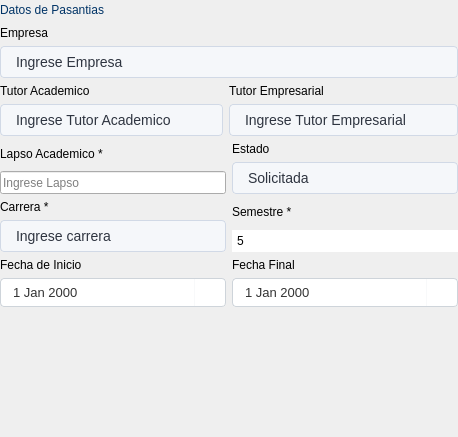
           <widget class="QWidget" name="page_1">
            <property name="styleSheet">
             <string notr="true">#page_1{
background-color: transparent;
}
</string>
            </property>
            <layout class="QVBoxLayout" name="verticalLayout_9" stretch="1,1,1,1,1,1,8">
             <property name="leftMargin">
              <number>0</number>
             </property>
             <property name="topMargin">
              <number>0</number>
             </property>
             <property name="rightMargin">
              <number>0</number>
             </property>
             <property name="bottomMargin">
              <number>0</number>
             </property>
             <item>
              <layout class="QHBoxLayout" name="horizontalLayout_8">
               <item>
                <widget class="QLabel" name="email_label_2">
                 <property name="styleSheet">
                  <string notr="true">QLabel{
	color: rgb(0, 51, 102);
	background-color: transparent;
	font: 18pt &quot;Segoe UI&quot;;
}</string>
                 </property>
                 <property name="text">
                  <string>Datos de Pasantias</string>
                 </property>
                </widget>
               </item>
               <item>
                <spacer name="horizontalSpacer_3">
                 <property name="orientation">
                  <enum>Qt::Orientation::Horizontal</enum>
                 </property>
                 <property name="sizeHint" stdset="0">
                  <size>
                   <width>40</width>
                   <height>20</height>
                  </size>
                 </property>
                </spacer>
               </item>
              </layout>
             </item>
             <item>
              <layout class="QHBoxLayout" name="horizontalLayout_2" stretch="1">
               <property name="spacing">
                <number>6</number>
               </property>
               <item>
                <layout class="QVBoxLayout" name="verticalLayout_15">
                 <item>
                  <widget class="QLabel" name="carrera_label_3">
                   <property name="text">
                    <string>Empresa</string>
                   </property>
                  </widget>
                 </item>
                 <item>
                  <widget class="QComboBox" name="empresa_input">
                   <property name="styleSheet">
                    <string notr="true">/* Estilo principal del ComboBox */
QComboBox {
    background-color: rgb(245, 247, 250);
    border: 1px solid #d1d9e6; /* Un borde suave que combina con el fondo */
    border-radius: 4px;
    padding: 0px 15px;
    font-size: 14px;
    color: #2e3440; /* Gris muy oscuro para buen contraste */
    min-height: 30px;
}

/* Estado cuando pasas el ratón por encima */
QComboBox:hover {
    border: 1px solid #aeb9cc;
    background-color: #ffffff; /* Se aclara un poco al interactuar */
}

/* Estado cuando el combo está abierto */
QComboBox:on { 
    border-bottom-left-radius: 0px;
    border-bottom-right-radius: 0px;
    border: 2px solid #5e81ac; /* Color de énfasis (azul) al estar activo */
}

/* Estilo del botón de la flecha */
QComboBox::drop-down {
    subcontrol-origin: padding;
    subcontrol-position: top right;
    width: 30px;
    border-left-width: 0px; /* Quitamos la línea divisoria para un look más limpio */
}

/* Estilo de la flecha (puedes usar un caracter o una imagen) */
QComboBox::down-arrow {
    image: url(resources/images/down-arrow-svgrepo-com.svg); /* Si tienes un icono */
    width: 12px;
    height: 12px;
}

/* Estilo de la lista desplegable (el menú) */
QAbstractItemView {
    background-color: #ffffff;
    border: 1px solid ;
    selection-background-color: #5e81ac; /* Color de fondo al seleccionar un item */
    selection-color: white;
    outline: none;
    border-radius: 0px;
	color:#000;
}</string>
                   </property>
                   <property name="placeholderText">
                    <string>Ingrese Empresa</string>
                   </property>
                  </widget>
                 </item>
                </layout>
               </item>
              </layout>
             </item>
             <item>
              <layout class="QHBoxLayout" name="horizontalLayout_3" stretch="1,1">
               <property name="spacing">
                <number>6</number>
               </property>
               <item>
                <layout class="QVBoxLayout" name="verticalLayout_16">
                 <item>
                  <widget class="QLabel" name="carrera_label_5">
                   <property name="text">
                    <string>Tutor Academico</string>
                   </property>
                  </widget>
                 </item>
                 <item>
                  <widget class="QComboBox" name="tutorA_input">
                   <property name="styleSheet">
                    <string notr="true">/* Estilo principal del ComboBox */
QComboBox {
    background-color: rgb(245, 247, 250);
    border: 1px solid #d1d9e6; /* Un borde suave que combina con el fondo */
    border-radius: 4px;
    padding: 0px 15px;
    font-size: 14px;
    color: #2e3440; /* Gris muy oscuro para buen contraste */
    min-height: 30px;
}

/* Estado cuando pasas el ratón por encima */
QComboBox:hover {
    border: 1px solid #aeb9cc;
    background-color: #ffffff; /* Se aclara un poco al interactuar */
}

/* Estado cuando el combo está abierto */
QComboBox:on { 
    border-bottom-left-radius: 0px;
    border-bottom-right-radius: 0px;
    border: 2px solid #5e81ac; /* Color de énfasis (azul) al estar activo */
}

/* Estilo del botón de la flecha */
QComboBox::drop-down {
    subcontrol-origin: padding;
    subcontrol-position: top right;
    width: 30px;
    border-left-width: 0px; /* Quitamos la línea divisoria para un look más limpio */
}

/* Estilo de la flecha (puedes usar un caracter o una imagen) */
QComboBox::down-arrow {
    image: url(resources/images/down-arrow-svgrepo-com.svg); /* Si tienes un icono */
    width: 12px;
    height: 12px;
}

/* Estilo de la lista desplegable (el menú) */
QAbstractItemView {
    background-color: #ffffff;
    border: 1px solid ;
    selection-background-color: #5e81ac; /* Color de fondo al seleccionar un item */
    selection-color: white;
    outline: none;
    border-radius: 0px;
	color:#000;
}</string>
                   </property>
                   <property name="placeholderText">
                    <string>Ingrese Tutor Academico</string>
                   </property>
                  </widget>
                 </item>
                </layout>
               </item>
               <item>
                <layout class="QVBoxLayout" name="verticalLayout_17">
                 <item>
                  <widget class="QLabel" name="carrera_label_6">
                   <property name="text">
                    <string>Tutor Empresarial</string>
                   </property>
                  </widget>
                 </item>
                 <item>
                  <widget class="QComboBox" name="tutorE_input">
                   <property name="styleSheet">
                    <string notr="true">/* Estilo principal del ComboBox */
QComboBox {
    background-color: rgb(245, 247, 250);
    border: 1px solid #d1d9e6; /* Un borde suave que combina con el fondo */
    border-radius: 4px;
    padding: 0px 15px;
    font-size: 14px;
    color: #2e3440; /* Gris muy oscuro para buen contraste */
    min-height: 30px;
}

/* Estado cuando pasas el ratón por encima */
QComboBox:hover {
    border: 1px solid #aeb9cc;
    background-color: #ffffff; /* Se aclara un poco al interactuar */
}

/* Estado cuando el combo está abierto */
QComboBox:on { 
    border-bottom-left-radius: 0px;
    border-bottom-right-radius: 0px;
    border: 2px solid #5e81ac; /* Color de énfasis (azul) al estar activo */
}

/* Estilo del botón de la flecha */
QComboBox::drop-down {
    subcontrol-origin: padding;
    subcontrol-position: top right;
    width: 30px;
    border-left-width: 0px; /* Quitamos la línea divisoria para un look más limpio */
}

/* Estilo de la flecha (puedes usar un caracter o una imagen) */
QComboBox::down-arrow {
    image: url(resources/images/down-arrow-svgrepo-com.svg); /* Si tienes un icono */
    width: 12px;
    height: 12px;
}

/* Estilo de la lista desplegable (el menú) */
QAbstractItemView {
    background-color: #ffffff;
    border: 1px solid ;
    selection-background-color: #5e81ac; /* Color de fondo al seleccionar un item */
    selection-color: white;
    outline: none;
    border-radius: 0px;
	color:#000;
}</string>
                   </property>
                   <property name="placeholderText">
                    <string>Ingrese Tutor Empresarial</string>
                   </property>
                  </widget>
                 </item>
                </layout>
               </item>
              </layout>
             </item>
             <item>
              <layout class="QHBoxLayout" name="horizontalLayout" stretch="1,1">
               <property name="spacing">
                <number>6</number>
               </property>
               <item>
                <layout class="QVBoxLayout" name="verticalLayout" stretch="1,1">
                 <item>
                  <widget class="QLabel" name="primernombre_label">
                   <property name="text">
                    <string>Lapso Academico *</string>
                   </property>
                  </widget>
                 </item>
                 <item>
                  <widget class="QLineEdit" name="lapso_input">
                   <property name="enabled">
                    <bool>true</bool>
                   </property>
                   <property name="sizePolicy">
                    <sizepolicy hsizetype="Expanding" vsizetype="Expanding">
                     <horstretch>0</horstretch>
                     <verstretch>0</verstretch>
                    </sizepolicy>
                   </property>
                   <property name="styleSheet">
                    <string notr="true"/>
                   </property>
                   <property name="echoMode">
                    <enum>QLineEdit::EchoMode::Normal</enum>
                   </property>
                   <property name="readOnly">
                    <bool>false</bool>
                   </property>
                   <property name="placeholderText">
                    <string>Ingrese Lapso</string>
                   </property>
                  </widget>
                 </item>
                </layout>
               </item>
               <item>
                <layout class="QVBoxLayout" name="verticalLayout_18" stretch="1,1">
                 <item>
                  <widget class="QLabel" name="carrera_label_7">
                   <property name="text">
                    <string>Estado</string>
                   </property>
                  </widget>
                 </item>
                 <item>
                  <widget class="QComboBox" name="estado_input">
                   <property name="styleSheet">
                    <string notr="true">/* Estilo principal del ComboBox */
QComboBox {
    background-color: rgb(245, 247, 250);
    border: 1px solid #d1d9e6; /* Un borde suave que combina con el fondo */
    border-radius: 4px;
    padding: 0px 15px;
    font-size: 14px;
    color: #2e3440; /* Gris muy oscuro para buen contraste */
    min-height: 30px;
}

/* Estado cuando pasas el ratón por encima */
QComboBox:hover {
    border: 1px solid #aeb9cc;
    background-color: #ffffff; /* Se aclara un poco al interactuar */
}

/* Estado cuando el combo está abierto */
QComboBox:on { 
    border-bottom-left-radius: 0px;
    border-bottom-right-radius: 0px;
    border: 2px solid #5e81ac; /* Color de énfasis (azul) al estar activo */
}

/* Estilo del botón de la flecha */
QComboBox::drop-down {
    subcontrol-origin: padding;
    subcontrol-position: top right;
    width: 30px;
    border-left-width: 0px; /* Quitamos la línea divisoria para un look más limpio */
}

/* Estilo de la flecha (puedes usar un caracter o una imagen) */
QComboBox::down-arrow {
    image: url(resources/images/down-arrow-svgrepo-com.svg); /* Si tienes un icono */
    width: 12px;
    height: 12px;
}

/* Estilo de la lista desplegable (el menú) */
QAbstractItemView {
    background-color: #ffffff;
    border: 1px solid ;
    selection-background-color: #5e81ac; /* Color de fondo al seleccionar un item */
    selection-color: white;
    outline: none;
    border-radius: 0px;
	color:#000;
}</string>
                   </property>
                   <property name="placeholderText">
                    <string/>
                   </property>
                   <item>
                    <property name="text">
                     <string>Solicitada</string>
                    </property>
                   </item>
                   <item>
                    <property name="text">
                     <string>Aprobada</string>
                    </property>
                   </item>
                   <item>
                    <property name="text">
                     <string>En Curso</string>
                    </property>
                   </item>
                   <item>
                    <property name="text">
                     <string>Finalizada</string>
                    </property>
                   </item>
                   <item>
                    <property name="text">
                     <string>Cancelada</string>
                    </property>
                   </item>
                  </widget>
                 </item>
                </layout>
               </item>
              </layout>
             </item>
             <item>
              <layout class="QHBoxLayout" name="horizontalLayout_5" stretch="1,1">
               <property name="spacing">
                <number>6</number>
               </property>
               <item>
                <layout class="QVBoxLayout" name="verticalLayout_10">
                 <item>
                  <widget class="QLabel" name="carrera_label">
                   <property name="text">
                    <string>Carrera *</string>
                   </property>
                  </widget>
                 </item>
                 <item>
                  <widget class="QComboBox" name="carrera_input">
                   <property name="styleSheet">
                    <string notr="true">/* Estilo principal del ComboBox */
QComboBox {
    background-color: rgb(245, 247, 250);
    border: 1px solid #d1d9e6; /* Un borde suave que combina con el fondo */
    border-radius: 4px;
    padding: 0px 15px;
    font-size: 14px;
    color: #2e3440; /* Gris muy oscuro para buen contraste */
    min-height: 30px;
}

/* Estado cuando pasas el ratón por encima */
QComboBox:hover {
    border: 1px solid #aeb9cc;
    background-color: #ffffff; /* Se aclara un poco al interactuar */
}

/* Estado cuando el combo está abierto */
QComboBox:on { 
    border-bottom-left-radius: 0px;
    border-bottom-right-radius: 0px;
    border: 2px solid #5e81ac; /* Color de énfasis (azul) al estar activo */
}

/* Estilo del botón de la flecha */
QComboBox::drop-down {
    subcontrol-origin: padding;
    subcontrol-position: top right;
    width: 30px;
    border-left-width: 0px; /* Quitamos la línea divisoria para un look más limpio */
}

/* Estilo de la flecha (puedes usar un caracter o una imagen) */
QComboBox::down-arrow {
    image: url(resources/images/down-arrow-svgrepo-com.svg); /* Si tienes un icono */
    width: 12px;
    height: 12px;
}

/* Estilo de la lista desplegable (el menú) */
QAbstractItemView {
    background-color: #ffffff;
    border: 1px solid ;
    selection-background-color: #5e81ac; /* Color de fondo al seleccionar un item */
    selection-color: white;
    outline: none;
    border-radius: 0px;
	color:#000;
}</string>
                   </property>
                   <property name="placeholderText">
                    <string>Ingrese carrera</string>
                   </property>
                   <item>
                    <property name="text">
                     <string>Ingeniería Informática</string>
                    </property>
                   </item>
                   <item>
                    <property name="text">
                     <string>Arquitectura</string>
                    </property>
                   </item>
                   <item>
                    <property name="text">
                     <string>TSU Civil</string>
                    </property>
                   </item>
                  </widget>
                 </item>
                </layout>
               </item>
               <item>
                <layout class="QVBoxLayout" name="verticalLayout_11">
                 <item>
                  <widget class="QLabel" name="semestre_label">
                   <property name="text">
                    <string>Semestre *</string>
                   </property>
                  </widget>
                 </item>
                 <item>
                  <widget class="QSpinBox" name="semestre_input">
                   <property name="styleSheet">
                    <string notr="true">
/* Estilo de los botones laterales */
QSpinBox::up-button, QSpinBox::down-button {
    subcontrol-origin: border;
    width: 25px;
    border: none;
    background-color: transparent;
}

QSpinBox::up-button {
    subcontrol-position: top right;
    border-top-right-radius: 3px;
}

QSpinBox::down-button {
    subcontrol-position: bottom right;
    border-bottom-right-radius: 3px;
}

/* Manejo de los iconos (Flechas) */
QSpinBox::up-arrow {
    image: url(resources/images/arrow-up-svgrepo-com.svg); /* Tu icono aquí */
    width: 15px;
    height: 15px;
}

QSpinBox::down-arrow {
    image: url(resources/images/arrow-down-svgrepo-com.svg); /* Tu icono aquí */
    width: 15px;
    height: 15px;
}

/* Efecto Hover para feedback visual */
QSpinBox::up-button:hover, QSpinBox::down-button:hover {
    background-color: rgb(225, 225, 225);
}

QSpinBox::up-button:pressed, QSpinBox::down-button:pressed {
    background-color: rgb(225, 225, 225);
}</string>
                   </property>
                   <property name="minimum">
                    <number>5</number>
                   </property>
                   <property name="maximum">
                    <number>10</number>
                   </property>
                  </widget>
                 </item>
                </layout>
               </item>
              </layout>
             </item>
             <item>
              <layout class="QHBoxLayout" name="horizontalLayout_4" stretch="1,1">
               <property name="spacing">
                <number>6</number>
               </property>
               <item>
                <layout class="QVBoxLayout" name="verticalLayout_19" stretch="3,4">
                 <item>
                  <widget class="QLabel" name="cedula_label_3">
                   <property name="text">
                    <string>Fecha de Inicio</string>
                   </property>
                  </widget>
                 </item>
                 <item>
                  <widget class="QDateEdit" name="inicio_input">
                   <property name="styleSheet">
                    <string notr="true">
            QDateEdit {
                border: 1px solid #ced4da;
                border-radius: 4px;
                padding:5px 10px;
                color: #333333;
                font-size: 13px;
                background-color: white;
            }
QDateEdit::down-arrow {
   image: url(resources/images/down-arrow-svgrepo-com.svg); /* Ruta a tu imagen */
    width: 12px;  /* Ajusta el tamaño del icono */
    height: 12px;
}

            QDateEdit::drop-down {
                subcontrol-origin: padding;
                subcontrol-position: top right;
                width: 30px;
                border-left: 1px solid #f8f9fa;
            }
            /* Estilo para el calendario desplegable */
            QCalendarWidget QWidget {
                background-color: #003366;
                color: white;
            }
            QCalendarWidget QAbstractItemView:enabled {
                background-color: white;
                color: #003366;
                selection-background-color: #003366;
                selection-color: white;
            }
</string>
                   </property>
                   <property name="readOnly">
                    <bool>false</bool>
                   </property>
                   <property name="minimumDate">
                    <date>
                     <year>1940</year>
                     <month>1</month>
                     <day>1</day>
                    </date>
                   </property>
                   <property name="calendarPopup">
                    <bool>true</bool>
                   </property>
                  </widget>
                 </item>
                </layout>
               </item>
               <item>
                <layout class="QVBoxLayout" name="verticalLayout_12" stretch="3,4">
                 <item>
                  <widget class="QLabel" name="cedula_label_2">
                   <property name="text">
                    <string>Fecha Final</string>
                   </property>
                  </widget>
                 </item>
                 <item>
                  <widget class="QDateEdit" name="final_input">
                   <property name="styleSheet">
                    <string notr="true">
            QDateEdit {
                border: 1px solid #ced4da;
                border-radius: 4px;
                padding:5px 10px;
                color: #333333;
                font-size: 13px;
                background-color: white;
            }
QDateEdit::down-arrow {
   image: url(resources/images/down-arrow-svgrepo-com.svg); /* Ruta a tu imagen */
    width: 12px;  /* Ajusta el tamaño del icono */
    height: 12px;
}

            QDateEdit::drop-down {
                subcontrol-origin: padding;
                subcontrol-position: top right;
                width: 30px;
                border-left: 1px solid #f8f9fa;
            }
            /* Estilo para el calendario desplegable */
            QCalendarWidget QWidget {
                background-color: #003366;
                color: white;
            }
            QCalendarWidget QAbstractItemView:enabled {
                background-color: white;
                color: #003366;
                selection-background-color: #003366;
                selection-color: white;
            }
</string>
                   </property>
                   <property name="readOnly">
                    <bool>false</bool>
                   </property>
                   <property name="minimumDate">
                    <date>
                     <year>1940</year>
                     <month>1</month>
                     <day>1</day>
                    </date>
                   </property>
                   <property name="calendarPopup">
                    <bool>true</bool>
                   </property>
                  </widget>
                 </item>
                </layout>
               </item>
              </layout>
             </item>
             <item>
              <spacer name="verticalSpacer">
               <property name="orientation">
                <enum>Qt::Orientation::Vertical</enum>
               </property>
               <property name="sizeHint" stdset="0">
                <size>
                 <width>20</width>
                 <height>130</height>
                </size>
               </property>
              </spacer>
             </item>
            </layout>
           </widget>
